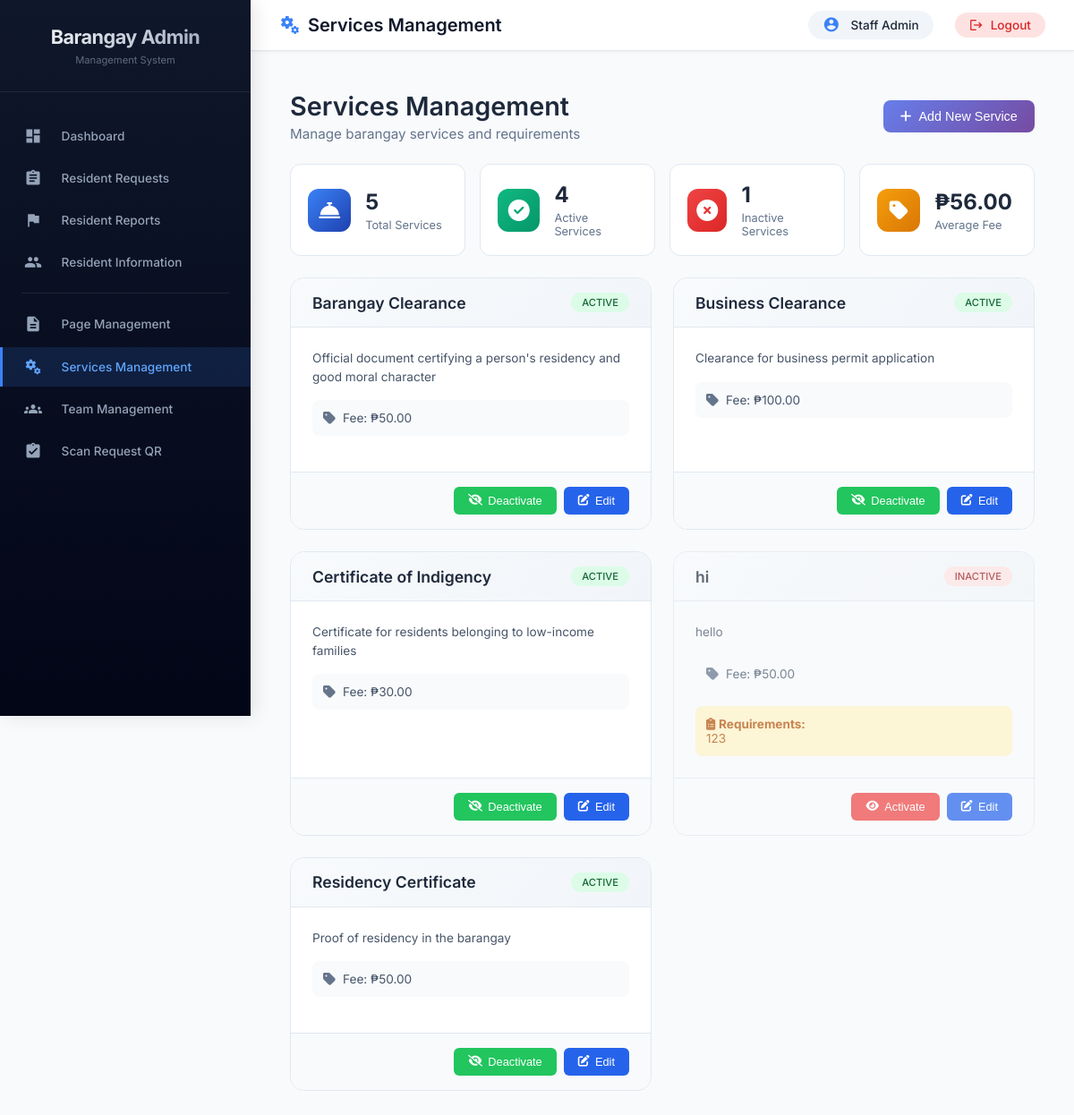
/admin/management/services.php (signed in), run on the app's committed database.
### tables this page shows
CREATE TABLE `services` (
  `id` int(11) NOT NULL,
  `service_name` varchar(100) NOT NULL,
  `description` text DEFAULT NULL,
  `requirements` text DEFAULT NULL,
  `fee` decimal(10,2) DEFAULT NULL,
  `is_active` tinyint(1) DEFAULT 1,
  `created_at` timestamp NOT NULL DEFAULT current_timestamp()
);

### admin/management/services.php (the view, shortened to what this page needs)
<?php
$database = new Database();
$db = $database->getConnection();
$query = "SELECT * FROM services ORDER BY service_name";
$stmt = $db->query($query);
$services = $stmt->fetchAll(PDO::FETCH_ASSOC);
$stats_query = "SELECT
                COUNT(*) as total,
                SUM(CASE WHEN is_active = 1 THEN 1 ELSE 0 END) as active,
                SUM(CASE WHEN is_active = 0 THEN 1 ELSE 0 END) as inactive,
                AVG(fee) as avg_fee
                FROM services";
$stats_stmt = $db->query($stats_query);
$stats = $stats_stmt->fetch(PDO::FETCH_ASSOC);
include '../includes/admin_header.php';
?>
<link rel="stylesheet" href="https://cdnjs.cloudflare.com/ajax/libs/font-awesome/6.4.0/css/all.min.css">
<div class="services-module">
    <div class="module-header">
        <div class="module-title">
            <h1>Services Management</h1>
            <p>Manage barangay services and requirements</p>
        </div>
        <div class="header-actions">
            <button onclick="openModal('addModal')" class="btn-primary">
                <i class="fas fa-plus"></i> Add New Service
            </button>
        </div>
    </div>
    <div class="stats-grid">
        <div class="stat-card">
            <div class="stat-icon" style="background: linear-gradient(135deg, #3b82f6, #1e40af);">
                <i class="fas fa-concierge-bell"></i>
            </div>
            <div class="stat-details">
                <h3><?php echo $stats['total'] ?? 0; ?></h3>
                <p>Total Services</p>
            </div>
        </div>
        <div class="stat-card">
            <div class="stat-icon" style="background: linear-gradient(135deg, #10b981, #059669);">
                <i class="fas fa-check-circle"></i>
            </div>
            <div class="stat-details">
                <h3><?php echo $stats['active'] ?? 0; ?></h3>
                <p>Active Services</p>
            </div>
        </div>
        <div class="stat-card">
            <div class="stat-icon" style="background: linear-gradient(135deg, #ef4444, #dc2626);">
                <i class="fas fa-times-circle"></i>
            </div>
            <div class="stat-details">
                <h3><?php echo $stats['inactive'] ?? 0; ?></h3>
                <p>Inactive Services</p>
            </div>
        </div>
        <div class="stat-card">
            <div class="stat-icon" style="background: linear-gradient(135deg, #f59e0b, #d97706);">
                <i class="fas fa-tag"></i>
            </div>
            <div class="stat-details">
                <h3>₱<?php echo number_format($stats['avg_fee'] ?? 0, 2); ?></h3>
                <p>Average Fee</p>
            </div>
        </div>
    </div>
    <div class="services-grid">
        <?php if (empty($services)): ?>
            <div class="empty-state">
                <i class="fas fa-concierge-bell"></i>
                <p>No services found</p>
                <button onclick="openModal('addModal')" class="btn-primary" style="margin-top: 1rem;">Add Your First Service</button>
            </div>
        <?php else: ?>
            <?php foreach ($services as $service): ?>
            <div class="service-card <?php echo !$service['is_active'] ? 'inactive' : ''; ?>">
                <div class="service-header">
                    <h3><?php echo htmlspecialchars($service['service_name']); ?></h3>
                    <div class="service-status">
                        <span class="status-badge status-<?php echo $service['is_active'] ? 'active' : 'inactive'; ?>">
                            <?php echo $service['is_active'] ? 'Active' : 'Inactive'; ?>
                        </span>
                    </div>
                </div>
                <div class="service-content">
                    <div class="service-description">
                        <?php echo nl2br(htmlspecialchars(substr($service['description'], 0, 150))); ?>
                    </div>
                    <div class="service-details">
                        <div class="detail-item">
                            <i class="fas fa-tag"></i>
                            <span>Fee: <?php echo $service['fee'] > 0 ? '₱' . number_format($service['fee'], 2) : 'Free'; ?></span>
                        </div>
                    </div>
                    <?php if ($service['requirements']): ?>
                    <div class="service-requirements">
                        <i class="fas fa-clipboard-list"></i>
                        <strong>Requirements:</strong><br>
                        <?php echo nl2br(htmlspecialchars(substr($service['requirements'], 0, 100))); ?>
                    </div>
                    <?php endif; ?>
                </div>
                <div class="service-footer">
                    <button onclick="toggleStatus(<?php echo $service['id']; ?>, <?php echo $service['is_active']; ?>)"
                            class="btn-toggle <?php echo $service['is_active'] ? 'active' : 'inactive'; ?>">
                        <i class="fas <?php echo $service['is_active'] ? 'fa-eye-slash' : 'fa-eye'; ?>"></i>
                        <?php echo $service['is_active'] ? 'Deactivate' : 'Activate'; ?>
                    </button>
                    <button onclick="editService(<?php echo htmlspecialchars(json_encode($service)); ?>)" class="btn-edit">
                        <i class="fas fa-edit"></i> Edit
                    </button>
                </div>
            </div>
            <?php endforeach; ?>
        <?php endif; ?>
    </div>
</div>
<?php include '../includes/admin_footer.php'; ?>

### admin/includes/admin_header.php (style rules this page uses)
* { margin: 0; padding: 0; box-sizing: border-box; }
body { font-family: 'Inter', 'Segoe UI', Tahoma, Geneva, Verdana, sans-serif; background: #f8fafc; overflow-x: hidden; }

### admin/management/services.php (style rules this page uses)
.services-module { width: 100%; max-width: 1400px; margin: 0 auto; padding: 1rem; }
.module-header { display: flex; justify-content: space-between; align-items: center; margin-bottom: 1.5rem; flex-wrap: wrap; gap: 1rem; }
.module-title h1 { font-size: 1.8rem; font-weight: 600; color: #1e293b; margin-bottom: 0.25rem; }
.module-title p { color: #64748b; font-size: 0.95rem; }
.header-actions { display: flex; gap: 0.75rem; flex-wrap: wrap; }
.btn-primary { display: inline-flex; align-items: center; gap: 0.5rem; padding: 0.6rem 1.2rem; background: linear-gradient(135deg, #667eea 0%, #764ba2 100%); color: white; border: none; border-radius: 8px; font-size: 0.9rem; font-weight: 500; cursor: pointer; transition: all 0.2s; text-decoration: none; }
.stats-grid { display: grid; grid-template-columns: repeat(4, 1fr); gap: 1rem; margin-bottom: 1.5rem; }
.stat-card { background: white; padding: 1.2rem; border-radius: 12px; display: flex; align-items: center; gap: 1rem; border: 1px solid #e2e8f0; transition: all 0.2s; }
.stat-icon { width: 48px; height: 48px; border-radius: 12px; display: flex; align-items: center; justify-content: center; }
.stat-icon i { font-size: 1.5rem; color: white; }
.stat-details h3 { font-size: 1.5rem; font-weight: 700; color: #1e293b; }
.stat-details p { color: #64748b; font-size: 0.8rem; margin-top: 0.25rem; }
.services-grid { display: grid; grid-template-columns: repeat(auto-fill, minmax(400px, 1fr)); gap: 1.5rem; }
.service-card { background: white; border-radius: 16px; border: 1px solid #e2e8f0; overflow: hidden; transition: all 0.2s; display: flex; flex-direction: column; }
.service-card.inactive { opacity: 0.7; background: #f8fafc; }
.service-header { padding: 1rem 1.5rem; background: linear-gradient(135deg, #f8fafc 0%, #f1f5f9 100%); border-bottom: 1px solid #e2e8f0; display: flex; justify-content: space-between; align-items: center; flex-wrap: wrap; gap: 0.5rem; }
.service-header h3 { font-size: 1.1rem; font-weight: 600; color: #1e293b; }
.service-status { display: flex; align-items: center; gap: 0.5rem; }
.status-badge { padding: 0.25rem 0.75rem; border-radius: 20px; font-size: 0.7rem; font-weight: 500; text-transform: uppercase; }
.status-active { background: #dcfce7; color: #166534; }
.status-inactive { background: #fee2e2; color: #991b1b; }
.service-content { padding: 1.5rem; flex: 1; }
.service-description { color: #475569; line-height: 1.5; margin-bottom: 1rem; font-size: 0.85rem; }
.service-details { background: #f8fafc; padding: 0.75rem; border-radius: 8px; margin: 1rem 0; display: flex; flex-wrap: wrap; gap: 1rem; }
.detail-item { display: flex; align-items: center; gap: 0.5rem; font-size: 0.85rem; color: #475569; }
.detail-item i { font-size: 1rem; color: #64748b; }
.service-requirements { margin-top: 1rem; padding: 0.75rem; background: #fef3c7; border-radius: 8px; color: #b45309; font-size: 0.85rem; }
.service-footer { padding: 1rem 1.5rem; background: #f8fafc; border-top: 1px solid #e2e8f0; display: flex; gap: 0.5rem; justify-content: flex-end; flex-wrap: wrap; }
.btn-edit, .btn-delete, .btn-toggle { display: inline-flex; align-items: center; gap: 0.4rem; padding: 0.5rem 1rem; border: none; border-radius: 6px; font-size: 0.8rem; font-weight: 500; cursor: pointer; transition: all 0.2s; }
.btn-edit { background: #2563eb; color: white; }
.btn-toggle { background: #f1f5f9; color: #475569; }
.btn-toggle.active { background: #22c55e; color: white; }
.btn-toggle.inactive { background: #ef4444; color: white; }

### data on the page
services: service_name "Barangay Clearance", is_active "ACTIVE", description "Official document certifying a person's residency and good moral character", fee "50.00"
services: service_name "Business Clearance", is_active "ACTIVE", description "Clearance for business permit application", fee "100.00"
services: service_name "Certificate of Indigency", is_active "ACTIVE", description "Certificate for residents belonging to low-income families", fee "30.00"
services: service_name "hi", is_active "INACTIVE", description "hello", fee "50.00", requirements "123"
services: service_name "Residency Certificate", is_active "ACTIVE", description "Proof of residency in the barangay", fee "50.00"

### other printed values
$_SESSION['admin_name'] "Staff Admin"
$stats['total'] "5"
$stats['active'] "4"
$stats['inactive'] "1"
$stats['avg_fee'] "56.00"
